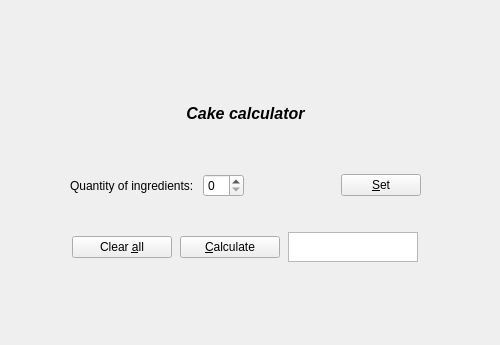
<?xml version="1.0" encoding="UTF-8"?>
<ui version="4.0">
 <class>cake_calc</class>
 <widget class="QWidget" name="cake_calc">
  <property name="geometry">
   <rect>
    <x>0</x>
    <y>0</y>
    <width>500</width>
    <height>345</height>
   </rect>
  </property>
  <property name="sizePolicy">
   <sizepolicy hsizetype="Maximum" vsizetype="Maximum">
    <horstretch>0</horstretch>
    <verstretch>0</verstretch>
   </sizepolicy>
  </property>
  <property name="maximumSize">
   <size>
    <width>500</width>
    <height>500</height>
   </size>
  </property>
  <property name="windowTitle">
   <string>Form</string>
  </property>
  <widget class="QWidget" name="layoutWidget">
   <property name="geometry">
    <rect>
     <x>70</x>
     <y>60</y>
     <width>351</width>
     <height>231</height>
    </rect>
   </property>
   <layout class="QVBoxLayout" name="verticalLayout">
    <item>
     <widget class="QLabel" name="label">
      <property name="sizePolicy">
       <sizepolicy hsizetype="Preferred" vsizetype="Maximum">
        <horstretch>0</horstretch>
        <verstretch>0</verstretch>
       </sizepolicy>
      </property>
      <property name="maximumSize">
       <size>
        <width>16777215</width>
        <height>50</height>
       </size>
      </property>
      <property name="palette">
       <palette>
        <active>
         <colorrole role="WindowText">
          <brush brushstyle="SolidPattern">
           <color alpha="255">
            <red>0</red>
            <green>0</green>
            <blue>0</blue>
           </color>
          </brush>
         </colorrole>
         <colorrole role="Button">
          <brush brushstyle="SolidPattern">
           <color alpha="255">
            <red>255</red>
            <green>255</green>
            <blue>255</blue>
           </color>
          </brush>
         </colorrole>
         <colorrole role="Light">
          <brush brushstyle="SolidPattern">
           <color alpha="255">
            <red>255</red>
            <green>255</green>
            <blue>255</blue>
           </color>
          </brush>
         </colorrole>
         <colorrole role="Midlight">
          <brush brushstyle="SolidPattern">
           <color alpha="255">
            <red>255</red>
            <green>255</green>
            <blue>255</blue>
           </color>
          </brush>
         </colorrole>
         <colorrole role="Dark">
          <brush brushstyle="SolidPattern">
           <color alpha="255">
            <red>127</red>
            <green>127</green>
            <blue>127</blue>
           </color>
          </brush>
         </colorrole>
         <colorrole role="Mid">
          <brush brushstyle="SolidPattern">
           <color alpha="255">
            <red>170</red>
            <green>170</green>
            <blue>170</blue>
           </color>
          </brush>
         </colorrole>
         <colorrole role="Text">
          <brush brushstyle="SolidPattern">
           <color alpha="255">
            <red>0</red>
            <green>0</green>
            <blue>0</blue>
           </color>
          </brush>
         </colorrole>
         <colorrole role="BrightText">
          <brush brushstyle="SolidPattern">
           <color alpha="255">
            <red>255</red>
            <green>255</green>
            <blue>255</blue>
           </color>
          </brush>
         </colorrole>
         <colorrole role="ButtonText">
          <brush brushstyle="SolidPattern">
           <color alpha="255">
            <red>0</red>
            <green>0</green>
            <blue>0</blue>
           </color>
          </brush>
         </colorrole>
         <colorrole role="Base">
          <brush brushstyle="SolidPattern">
           <color alpha="255">
            <red>255</red>
            <green>255</green>
            <blue>255</blue>
           </color>
          </brush>
         </colorrole>
         <colorrole role="Window">
          <brush brushstyle="SolidPattern">
           <color alpha="255">
            <red>255</red>
            <green>255</green>
            <blue>255</blue>
           </color>
          </brush>
         </colorrole>
         <colorrole role="Shadow">
          <brush brushstyle="SolidPattern">
           <color alpha="255">
            <red>0</red>
            <green>0</green>
            <blue>0</blue>
           </color>
          </brush>
         </colorrole>
         <colorrole role="AlternateBase">
          <brush brushstyle="SolidPattern">
           <color alpha="255">
            <red>255</red>
            <green>255</green>
            <blue>255</blue>
           </color>
          </brush>
         </colorrole>
         <colorrole role="ToolTipBase">
          <brush brushstyle="SolidPattern">
           <color alpha="255">
            <red>255</red>
            <green>255</green>
            <blue>220</blue>
           </color>
          </brush>
         </colorrole>
         <colorrole role="ToolTipText">
          <brush brushstyle="SolidPattern">
           <color alpha="255">
            <red>0</red>
            <green>0</green>
            <blue>0</blue>
           </color>
          </brush>
         </colorrole>
        </active>
        <inactive>
         <colorrole role="WindowText">
          <brush brushstyle="SolidPattern">
           <color alpha="255">
            <red>0</red>
            <green>0</green>
            <blue>0</blue>
           </color>
          </brush>
         </colorrole>
         <colorrole role="Button">
          <brush brushstyle="SolidPattern">
           <color alpha="255">
            <red>239</red>
            <green>239</green>
            <blue>239</blue>
           </color>
          </brush>
         </colorrole>
         <colorrole role="Light">
          <brush brushstyle="SolidPattern">
           <color alpha="255">
            <red>255</red>
            <green>255</green>
            <blue>255</blue>
           </color>
          </brush>
         </colorrole>
         <colorrole role="Midlight">
          <brush brushstyle="SolidPattern">
           <color alpha="255">
            <red>202</red>
            <green>202</green>
            <blue>202</blue>
           </color>
          </brush>
         </colorrole>
         <colorrole role="Dark">
          <brush brushstyle="SolidPattern">
           <color alpha="255">
            <red>159</red>
            <green>159</green>
            <blue>159</blue>
           </color>
          </brush>
         </colorrole>
         <colorrole role="Mid">
          <brush brushstyle="SolidPattern">
           <color alpha="255">
            <red>184</red>
            <green>184</green>
            <blue>184</blue>
           </color>
          </brush>
         </colorrole>
         <colorrole role="Text">
          <brush brushstyle="SolidPattern">
           <color alpha="255">
            <red>0</red>
            <green>0</green>
            <blue>0</blue>
           </color>
          </brush>
         </colorrole>
         <colorrole role="BrightText">
          <brush brushstyle="SolidPattern">
           <color alpha="255">
            <red>255</red>
            <green>255</green>
            <blue>255</blue>
           </color>
          </brush>
         </colorrole>
         <colorrole role="ButtonText">
          <brush brushstyle="SolidPattern">
           <color alpha="255">
            <red>0</red>
            <green>0</green>
            <blue>0</blue>
           </color>
          </brush>
         </colorrole>
         <colorrole role="Base">
          <brush brushstyle="SolidPattern">
           <color alpha="255">
            <red>255</red>
            <green>255</green>
            <blue>255</blue>
           </color>
          </brush>
         </colorrole>
         <colorrole role="Window">
          <brush brushstyle="SolidPattern">
           <color alpha="255">
            <red>239</red>
            <green>239</green>
            <blue>239</blue>
           </color>
          </brush>
         </colorrole>
         <colorrole role="Shadow">
          <brush brushstyle="SolidPattern">
           <color alpha="255">
            <red>118</red>
            <green>118</green>
            <blue>118</blue>
           </color>
          </brush>
         </colorrole>
         <colorrole role="AlternateBase">
          <brush brushstyle="SolidPattern">
           <color alpha="255">
            <red>247</red>
            <green>247</green>
            <blue>247</blue>
           </color>
          </brush>
         </colorrole>
         <colorrole role="ToolTipBase">
          <brush brushstyle="SolidPattern">
           <color alpha="255">
            <red>255</red>
            <green>255</green>
            <blue>220</blue>
           </color>
          </brush>
         </colorrole>
         <colorrole role="ToolTipText">
          <brush brushstyle="SolidPattern">
           <color alpha="255">
            <red>0</red>
            <green>0</green>
            <blue>0</blue>
           </color>
          </brush>
         </colorrole>
        </inactive>
        <disabled>
         <colorrole role="WindowText">
          <brush brushstyle="SolidPattern">
           <color alpha="255">
            <red>127</red>
            <green>127</green>
            <blue>127</blue>
           </color>
          </brush>
         </colorrole>
         <colorrole role="Button">
          <brush brushstyle="SolidPattern">
           <color alpha="255">
            <red>255</red>
            <green>255</green>
            <blue>255</blue>
           </color>
          </brush>
         </colorrole>
         <colorrole role="Light">
          <brush brushstyle="SolidPattern">
           <color alpha="255">
            <red>255</red>
            <green>255</green>
            <blue>255</blue>
           </color>
          </brush>
         </colorrole>
         <colorrole role="Midlight">
          <brush brushstyle="SolidPattern">
           <color alpha="255">
            <red>255</red>
            <green>255</green>
            <blue>255</blue>
           </color>
          </brush>
         </colorrole>
         <colorrole role="Dark">
          <brush brushstyle="SolidPattern">
           <color alpha="255">
            <red>127</red>
            <green>127</green>
            <blue>127</blue>
           </color>
          </brush>
         </colorrole>
         <colorrole role="Mid">
          <brush brushstyle="SolidPattern">
           <color alpha="255">
            <red>170</red>
            <green>170</green>
            <blue>170</blue>
           </color>
          </brush>
         </colorrole>
         <colorrole role="Text">
          <brush brushstyle="SolidPattern">
           <color alpha="255">
            <red>127</red>
            <green>127</green>
            <blue>127</blue>
           </color>
          </brush>
         </colorrole>
         <colorrole role="BrightText">
          <brush brushstyle="SolidPattern">
           <color alpha="255">
            <red>255</red>
            <green>255</green>
            <blue>255</blue>
           </color>
          </brush>
         </colorrole>
         <colorrole role="ButtonText">
          <brush brushstyle="SolidPattern">
           <color alpha="255">
            <red>127</red>
            <green>127</green>
            <blue>127</blue>
           </color>
          </brush>
         </colorrole>
         <colorrole role="Base">
          <brush brushstyle="SolidPattern">
           <color alpha="255">
            <red>255</red>
            <green>255</green>
            <blue>255</blue>
           </color>
          </brush>
         </colorrole>
         <colorrole role="Window">
          <brush brushstyle="SolidPattern">
           <color alpha="255">
            <red>255</red>
            <green>255</green>
            <blue>255</blue>
           </color>
          </brush>
         </colorrole>
         <colorrole role="Shadow">
          <brush brushstyle="SolidPattern">
           <color alpha="255">
            <red>177</red>
            <green>177</green>
            <blue>177</blue>
           </color>
          </brush>
         </colorrole>
         <colorrole role="AlternateBase">
          <brush brushstyle="SolidPattern">
           <color alpha="255">
            <red>247</red>
            <green>247</green>
            <blue>247</blue>
           </color>
          </brush>
         </colorrole>
         <colorrole role="ToolTipBase">
          <brush brushstyle="SolidPattern">
           <color alpha="255">
            <red>255</red>
            <green>255</green>
            <blue>220</blue>
           </color>
          </brush>
         </colorrole>
         <colorrole role="ToolTipText">
          <brush brushstyle="SolidPattern">
           <color alpha="255">
            <red>0</red>
            <green>0</green>
            <blue>0</blue>
           </color>
          </brush>
         </colorrole>
        </disabled>
       </palette>
      </property>
      <property name="autoFillBackground">
       <bool>true</bool>
      </property>
      <property name="text">
       <string>&lt;html&gt;&lt;head/&gt;&lt;body&gt;&lt;p align=&quot;center&quot;&gt;&lt;span style=&quot; font-size:12pt; font-weight:700; font-style:italic;&quot;&gt;Cake calculator&lt;/span&gt;&lt;/p&gt;&lt;/body&gt;&lt;/html&gt;</string>
      </property>
     </widget>
    </item>
    <item>
     <layout class="QHBoxLayout" name="horizontalLayout_3">
      <item>
       <widget class="QLabel" name="label_8">
        <property name="text">
         <string>Quantity of ingredients: </string>
        </property>
       </widget>
      </item>
      <item>
       <widget class="QSpinBox" name="spinBox">
        <property name="sizePolicy">
         <sizepolicy hsizetype="Maximum" vsizetype="Fixed">
          <horstretch>0</horstretch>
          <verstretch>0</verstretch>
         </sizepolicy>
        </property>
       </widget>
      </item>
      <item>
       <spacer name="horizontalSpacer">
        <property name="orientation">
         <enum>Qt::Horizontal</enum>
        </property>
        <property name="sizeHint" stdset="0">
         <size>
          <width>40</width>
          <height>20</height>
         </size>
        </property>
       </spacer>
      </item>
      <item>
       <widget class="QPushButton" name="pushButton_3">
        <property name="text">
         <string>&amp;Set</string>
        </property>
       </widget>
      </item>
     </layout>
    </item>
    <item>
     <layout class="QHBoxLayout" name="horizontalLayout">
      <item>
       <widget class="QPushButton" name="pushButton_2">
        <property name="maximumSize">
         <size>
          <width>100</width>
          <height>16777215</height>
         </size>
        </property>
        <property name="text">
         <string>Clear &amp;all</string>
        </property>
       </widget>
      </item>
      <item>
       <widget class="QPushButton" name="pushButton">
        <property name="maximumSize">
         <size>
          <width>100</width>
          <height>16777215</height>
         </size>
        </property>
        <property name="text">
         <string>&amp;Calculate</string>
        </property>
       </widget>
      </item>
      <item>
       <widget class="QTextEdit" name="textEdit">
        <property name="maximumSize">
         <size>
          <width>130</width>
          <height>30</height>
         </size>
        </property>
        <property name="font">
         <font>
          <bold>true</bold>
         </font>
        </property>
        <property name="layoutDirection">
         <enum>Qt::RightToLeft</enum>
        </property>
        <property name="readOnly">
         <bool>true</bool>
        </property>
       </widget>
      </item>
     </layout>
    </item>
   </layout>
  </widget>
 </widget>
 <resources/>
 <connections/>
</ui>
